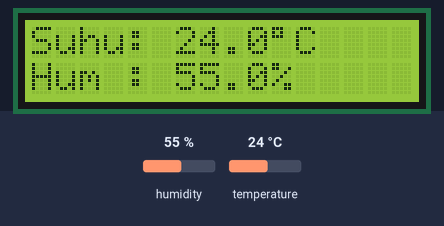
This sketch was run on a simulated ESP32. Shown: 16×2 character LCD. The test bench sets the inputs (shaded band); at power-on: humidity 55 %, temperature 24 °C. WiFi joins after 1.5 s; servers stay silent unless stated; uploads are accepted with an empty reply; random numbers use the default seed unless the sketch sets one; what the sketch prints to the serial monitor is not drawn.

Above: at 6.8 s.
6.9 s: humidity set to 22 %
At 11.9 s:
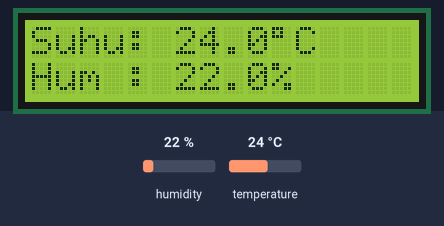
12.5 s: temperature set to 12 °C
At 16.9 s:
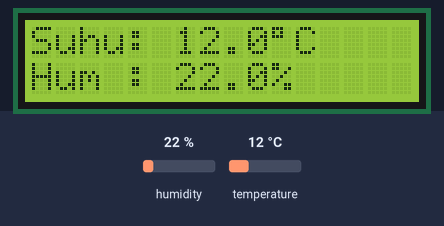
18.1 s: humidity set to 40 %
At 21.9 s:
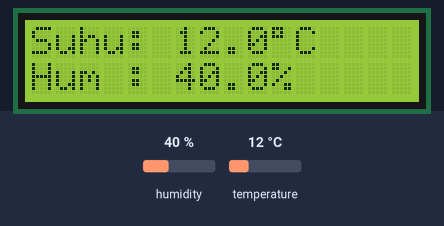
23.7 s: temperature set to 19 °C
At 26.9 s:
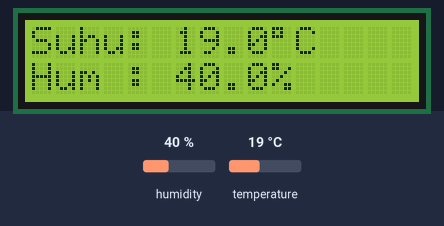
Timing chart, 0 to 28.4 s (numbered marks = the images above; inputs shaded):
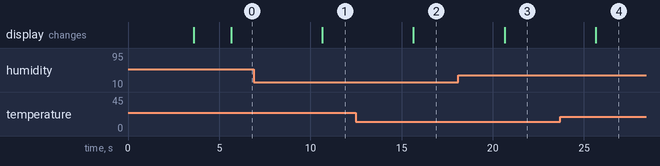

The sketch:

esp32_dht22.ino
```cpp
/*
  ==============================================================
  ESP32 + DHT22 + LCD I2C + Buzzer ke Supabase IoT Monitoring
  ==============================================================
  Author   : Dhidhin Haris (XII RPL)
  Simulasi : https://wokwi.com/projects/477206242817367041
  Web Demo : https://esp32-dashboard-nu.vercel.app/

  Fitur Firmware:
  - Membaca sensor suhu & kelembapan DHT22 secara berkala (tiap 5 detik)
  - Menampilkan suhu, kelembapan, & status alarm ke LCD 16x2 I2C
  - Membunyikan Buzzer alarm otomatis jika suhu mencapai >= 50 °C (Overheat)
  - Mengirim payload JSON ke Supabase REST API via HTTPS POST
  - Auto-drift acak saat simulasi Wokwi dalam mode idle
  ==============================================================
*/

#include <Wire.h>
#include <LiquidCrystal_I2C.h>
#include <DHT.h>
#include <WiFi.h>
#include <WiFiClientSecure.h>
#include <HTTPClient.h>

// ========================================
// KONFIGURASI WIFI & SUPABASE
// ========================================
// Pada simulator Wokwi gunakan "Wokwi-GUEST", untuk hardware nyata gunakan SSID WiFi Anda
const char* WIFI_SSID     = "Wokwi-GUEST";
const char* WIFI_PASSWORD = "";

// Ganti dengan URL dan Anon Key project Supabase Anda
const char* SUPABASE_URL     = "https://YOUR_PROJECT_ID.supabase.co";
const char* SUPABASE_API_KEY = "YOUR_SUPABASE_ANON_KEY";
const char* SUPABASE_TABLE   = "/rest/v1/sensor_readings";

// ========================================
// DEFINISI PIN & PERANGKAT
// ========================================
#define DHT_PIN    13     // Pin Data sensor DHT22
#define DHT_TYPE   DHT22  // Tipe sensor DHT22 (AM2302)
#define BUZZER_PIN 14     // Pin Buzzer alarm overheat

DHT dht(DHT_PIN, DHT_TYPE);

#define LCD_ADDRESS 0x27  // Alamat I2C LCD
#define LCD_COLUMNS 16
#define LCD_ROWS    2

LiquidCrystal_I2C lcd(LCD_ADDRESS, LCD_COLUMNS, LCD_ROWS);

// ========================================
// TIMING & AMBANG BATAS
// ========================================
unsigned long previousMillis = 0;
const unsigned long interval = 5000; // Interval pengiriman ke Supabase (5 detik)

// Batas ambang alarm suhu overheat (°C)
const float TEMP_ALARM_THRESHOLD = 50.0;

// Pelacak status sensor untuk simulasi Wokwi
float lastRawTemp = -999.0;
float lastRawHum  = -999.0;
unsigned long lastChangeTime = 0;

float currentTemp = 25.0;
float currentHum  = 50.0;

void connectWiFi() {
  Serial.println();
  Serial.print("Menghubungkan ke WiFi: ");
  Serial.println(WIFI_SSID);

  WiFi.begin(WIFI_SSID, WIFI_PASSWORD);

  while (WiFi.status() != WL_CONNECTED) {
    delay(500);
    Serial.print(".");
  }

  Serial.println("\nWiFi Berhasil Terhubung!");
  Serial.print("IP Address: ");
  Serial.println(WiFi.localIP());

  lcd.clear();
  lcd.setCursor(0, 0);
  lcd.print("WiFi Connected");
  lcd.setCursor(0, 1);
  lcd.print(WiFi.localIP());

  delay(2000);
}

void sendToSupabase(float temperature, float humidity) {
  if (WiFi.status() != WL_CONNECTED) {
    Serial.println("Koneksi WiFi terputus! Mencoba rekoneksi...");
    connectWiFi();
    return;
  }

  WiFiClientSecure client;
  client.setInsecure(); // Bypass verifikasi sertifikat SSL

  HTTPClient http;
  String url = String(SUPABASE_URL) + SUPABASE_TABLE;

  Serial.println("\nMengirim data ke Supabase...");
  if (!http.begin(client, url)) {
    Serial.println("Gagal membuka koneksi HTTPS!");
    return;
  }

  // Header wajib Supabase REST API
  http.addHeader("Content-Type", "application/json");
  http.addHeader("apikey", SUPABASE_API_KEY);
  http.addHeader("Authorization", "Bearer " + String(SUPABASE_API_KEY));
  http.addHeader("Prefer", "return=minimal");

  // Format payload JSON: {"suhu": 28.50, "kelembapan": 65.00}
  String jsonData = "{\"suhu\":" + String(temperature, 2) + ",\"kelembapan\":" + String(humidity, 2) + "}";
  Serial.println("Payload: " + jsonData);

  int httpResponseCode = http.POST(jsonData);

  if (httpResponseCode == 201 || httpResponseCode == 200) {
    Serial.printf("Berhasil terkirim! HTTP Status: %d\n", httpResponseCode);
  } else {
    Serial.printf("Gagal mengirim data! HTTP Status: %d\n", httpResponseCode);
    String response = http.getString();
    Serial.println("Response server: " + response);
  }

  http.end();
}

void setup() {
  Serial.begin(115200);

  // Inisialisasi Buzzer
  pinMode(BUZZER_PIN, OUTPUT);
  noTone(BUZZER_PIN);

  // Inisialisasi I2C (SDA=21, SCL=22)
  Wire.begin(21, 22);

  // Inisialisasi LCD 1602
  lcd.init();
  lcd.backlight();
  lcd.setCursor(0, 0);
  lcd.print("ESP32 IoT");
  lcd.setCursor(0, 1);
  lcd.print("Starting...");

  delay(2000);

  // Inisialisasi sensor DHT
  dht.begin();
  randomSeed(esp_random());

  connectWiFi();
  lastChangeTime = millis();
}

void loop() {
  unsigned long currentMillis = millis();

  if (currentMillis - previousMillis >= interval) {
    previousMillis = currentMillis;

    // Baca sensor DHT22
    float rawHum = dht.readHumidity();
    float rawTemp = dht.readTemperature();

    if (isnan(rawHum) || isnan(rawTemp)) {
      Serial.println("Gagal membaca sensor DHT22!");
      lcd.clear();
      lcd.setCursor(0, 0);
      lcd.print("DHT22 ERROR");
      lcd.setCursor(0, 1);
      lcd.print("Cek sensor");
      noTone(BUZZER_PIN);
      return;
    }

    // Inisialisasi awal nilai
    if (lastRawTemp == -999.0) {
      lastRawTemp = rawTemp;
      lastRawHum = rawHum;
      currentTemp = rawTemp;
      currentHum = rawHum;
      lastChangeTime = currentMillis;
    }

    // Deteksi jika pengguna menggeser slider DHT22 di simulator Wokwi
    if (fabs(rawTemp - lastRawTemp) > 0.05 || fabs(rawHum - lastRawHum) > 0.05) {
      lastRawTemp = rawTemp;
      lastRawHum = rawHum;
      currentTemp = rawTemp;
      currentHum = rawHum;
      lastChangeTime = currentMillis;
      Serial.println("[Manual] Nilai diubah via slider Wokwi.");
    } else {
      // Jika tidak ada interaksi selama >= 10 detik, buat fluktuasi halus otomatis
      if (currentMillis - lastChangeTime >= 10000) {
        float deltaTemp = random(-3, 4);
        currentTemp += deltaTemp;

        float deltaHum = (-deltaTemp * 1.5) + random(-5, 6);
        currentHum += deltaHum;

        currentTemp = constrain(currentTemp, 15.0, 80.0);
        currentHum  = constrain(currentHum, 20.0, 95.0);

        Serial.println("[Auto-Drift] Nilai berfluktuasi otomatis.");
      }
    }

    // ========================================
    // LOGIKA ALARM OVERHEAT (SUHU >= 50 °C)
    // ========================================
    bool isOverheat = (currentTemp >= TEMP_ALARM_THRESHOLD);

    if (isOverheat) {
      tone(BUZZER_PIN, 2000); // Bunyikan alarm 2000 Hz
      Serial.println(">>> [ALARM OVERHEAT AKTIF] Suhu >= 50°C! <<<");
    } else {
      noTone(BUZZER_PIN);
    }

    // Output ke Serial Monitor
    Serial.println("====================================");
    Serial.printf("Suhu       : %.1f °C %s\n", currentTemp, isOverheat ? "[OVERHEAT!]" : "");
    Serial.printf("Kelembapan : %.1f %%\n", currentHum);

    // Update tampilan pada LCD 16x2
    lcd.clear();
    lcd.setCursor(0, 0);
    lcd.print("Suhu: ");
    lcd.print(currentTemp, 1);
    lcd.print((char)223); // Simbol derajat °
    lcd.print("C");
    if (isOverheat) {
      lcd.setCursor(12, 0);
      lcd.print("!ALR");
    }

    lcd.setCursor(0, 1);
    lcd.print("Hum : ");
    lcd.print(currentHum, 1);
    lcd.print("%");

    // Kirim data ke Supabase
    sendToSupabase(currentTemp, currentHum);
  }
}
```

Measured:
- after the input at 6.9 s, the display: changes after 3.8 s (image 1)
- after the input at 12.5 s, the display: changes after 3.2 s (image 2)
- after the input at 18.1 s, the display: changes after 2.6 s (image 3)
- after the input at 23.7 s, the display: changes after 2.0 s (image 4)
